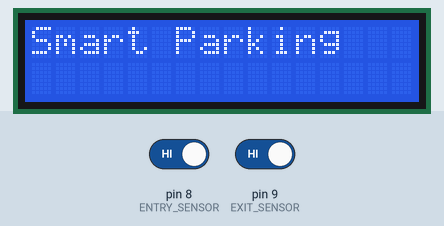
Simulated run of this sketch. Board: Arduino Uno, built with avr-gcc and run on an emulated ATmega328P. On the bench: 16×2 character LCD. The inputs (shaded band) are chosen by the test bench; at power-on: pin 8 (ENTRY_SENSOR) HIGH, pin 9 (EXIT_SENSOR) HIGH.

Above: at 0.1 s.
At 3.3 s:
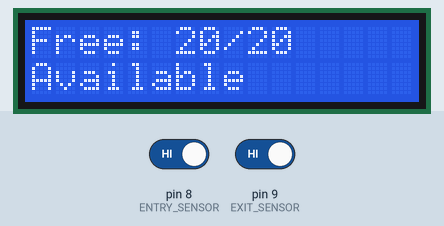
3.4 s: pin 8 (ENTRY_SENSOR) driven LOW
At 23.1 s:
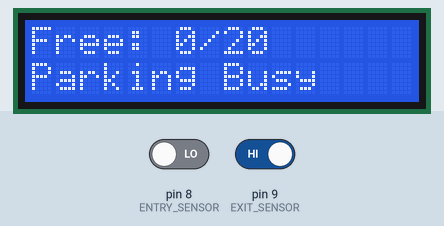
Timing chart, 0 to 24.3 s (numbered marks = the images above; inputs shaded):
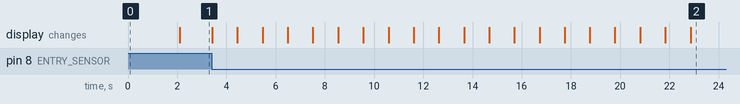

The sketch:

smart_parking_system.ino
```cpp
#include <Wire.h>
#include <LiquidCrystal_I2C.h>

// Set LCD address (usually 0x27 or 0x3F)
// If unsure, run an I2C scanner sketch to find it
LiquidCrystal_I2C lcd(0x27, 16, 2);

#define ENTRY_SENSOR 8
#define EXIT_SENSOR 9

int totalSpaces = 20;
int availableSpaces = 20;

void setup() {
  pinMode(ENTRY_SENSOR, INPUT);
  pinMode(EXIT_SENSOR, INPUT);

  lcd.init();       // initialize LCD
  lcd.backlight();  // turn on backlight

  lcd.setCursor(0, 0);
  lcd.print("Smart Parking");
  delay(2000);
  updateLCD();
}

void loop() {
  // Entry detection
  if (digitalRead(ENTRY_SENSOR) == LOW) {  // sensor active LOW
    if (availableSpaces > 0) {
      availableSpaces--;
      updateLCD();
      delay(1000); // debounce delay
    }
  }

  // Exit detection
  if (digitalRead(EXIT_SENSOR) == LOW) {
    if (availableSpaces < totalSpaces) {
      availableSpaces++;
      updateLCD();
      delay(1000); // debounce delay
    }
  }
}

void updateLCD() {
  lcd.clear();
  lcd.setCursor(0, 0);
  lcd.print("Free: ");
  lcd.print(availableSpaces);
  lcd.print("/");
  lcd.print(totalSpaces);

  lcd.setCursor(0, 1);
  if (availableSpaces == 0) {
    lcd.print("Parking Busy");
  } else {
    lcd.print("Available");
  }
}
```

Measured:
- after the input at 3.4 s, the display: first changes at once (image 2 shows a later state)
